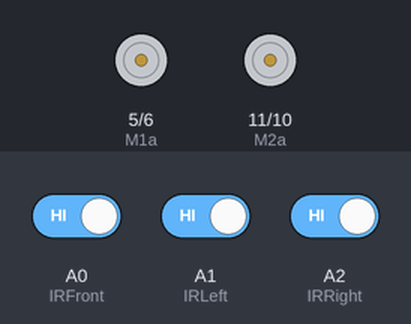
Simulated run of this sketch. Board: Arduino Uno, built with avr-gcc and run on an emulated ATmega328P. Parts: motor-driver pin pairs drawn as motors (green arrow = first pin HIGH = forward, orange = second pin HIGH = backward, longer = more drive). The test bench sets the inputs (shaded band); at power-on: A1 (IRLeft) HIGH, A0 (IRFront) HIGH, A2 (IRRight) HIGH.

Above: at 1.3 s.
1.4 s: A1 (IRLeft) driven LOW
At 4.3 s:
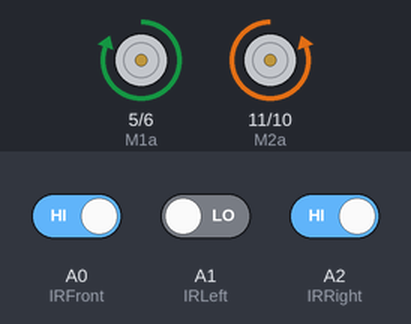
4.4 s: A0 (IRFront) driven LOW
At 5.1 s:
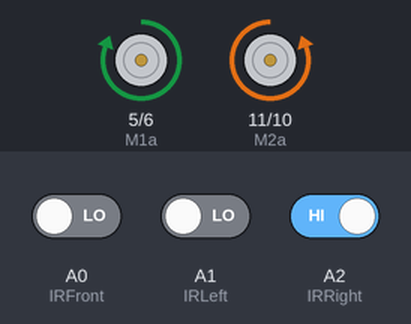
7.4 s: A2 (IRRight) driven LOW
At 7.88 s:
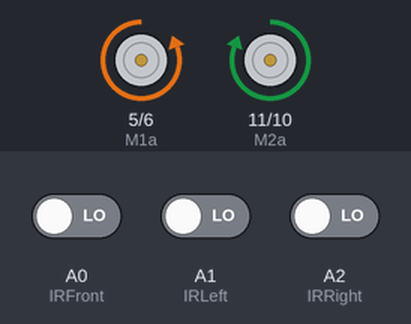
10.4 s: A2 (IRRight) driven HIGH
At 10.9 s:
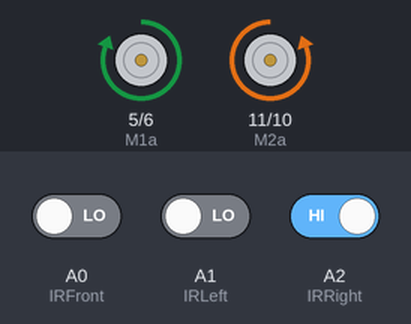
13.4 s: A0 (IRFront) driven HIGH
At 13.63 s:
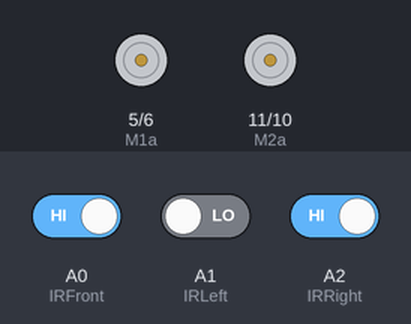
Timing chart, 0 to 17.4 s (numbered marks = the images above; inputs shaded):
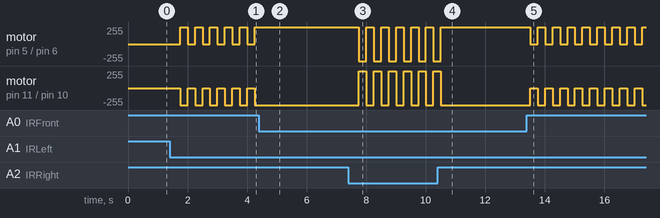

The sketch:

pitavoider.ino
```cpp
int M1a = 5;
int M1b = 6;
int M2a = 11;
int M2b = 10;
int IRFront = A0;
int IRLeft = A1;
int IRRight = A2;
int signalFront;
int signalLeft;
int signalRight;


void setup() {
  // put your setup code here, to run once:
  pinMode(M1a, OUTPUT);
  pinMode(M1b, OUTPUT);
  pinMode(M2a, OUTPUT);
  pinMode(M2b, OUTPUT);
  pinMode(IRFront, INPUT);
  pinMode(IRLeft, INPUT);
  pinMode(IRRight, INPUT);
}

void forward() {
  digitalWrite(M1a, HIGH);
  digitalWrite(M1b, LOW);
  digitalWrite(M2a, HIGH);
  digitalWrite(M2b, LOW);
}

void backward() {
  digitalWrite(M1a, LOW);
  digitalWrite(M1b, HIGH);
  digitalWrite(M2a, LOW);
  digitalWrite(M2b, HIGH);
}

void turnLeft() {
  digitalWrite(M1a, LOW);
  digitalWrite(M2a, HIGH);
  digitalWrite(M1b, HIGH);
  digitalWrite(M2b, LOW);
}

void turnRight() {
  digitalWrite(M1a, HIGH);
  digitalWrite(M2a, LOW);
  digitalWrite(M1b, LOW);
  digitalWrite(M2b, HIGH);
}

void stop() {
  digitalWrite(M1a, LOW);
  digitalWrite(M1b, LOW);
  digitalWrite(M2a, LOW);
  digitalWrite(M2b, LOW);
}

void loop() {
  // put your main code here, to run repeatedly:
  signalFront = digitalRead(IRFront);
  signalLeft = digitalRead(IRLeft);
  signalRight = digitalRead(IRRight);

  Serial.println(signalFront);
  Serial.println(signalLeft);
  Serial.println(signalRight);


  if(signalFront == 0) {
    forward();
  }
  if (signalFront == 1) {
    stop();
    delay(250);
  }
  if(signalLeft == 0) {
    turnRight();
    delay(250);
    forward();
  }
  if(signalRight == 0) {
    turnLeft();
    delay(250);
    forward();
    }
  }
```

Measured:
- after the input at 1.4 s, motor on pin 5 (M1a) / pin 6 (M1b): alternates forward 255/255 for 0.25 s and stopped for 0.25 s, starting after 0.35 s; motor on pin 11 (M2a) / pin 10 (M2b): alternates backward 255/255 for 0.25 s and stopped for 0.25 s, starting after 0.35 s
- after the input at 4.4 s, motor on pin 5 (M1a) / pin 6 (M1b): stops changing and stays forward 255/255; motor on pin 11 (M2a) / pin 10 (M2b): stops changing and stays backward 255/255
- after the input at 7.4 s, motor on pin 5 (M1a) / pin 6 (M1b), motor on pin 11 (M2a) / pin 10 (M2b): alternates forward 255/255 for 0.25 s and backward 255/255 for 0.25 s, starting after 0.36 s
- after the input at 10.4 s, motor on pin 5 (M1a) / pin 6 (M1b): goes on until 10.5 s, then stays forward 255/255; motor on pin 11 (M2a) / pin 10 (M2b): goes on until 10.5 s, then stays backward 255/255
- after the input at 13.4 s, motor on pin 5 (M1a) / pin 6 (M1b): alternates forward 255/255 for 0.25 s and stopped for 0.25 s, starting after 0.11 s; motor on pin 11 (M2a) / pin 10 (M2b): alternates backward 255/255 for 0.25 s and stopped for 0.25 s, starting after 0.11 s
